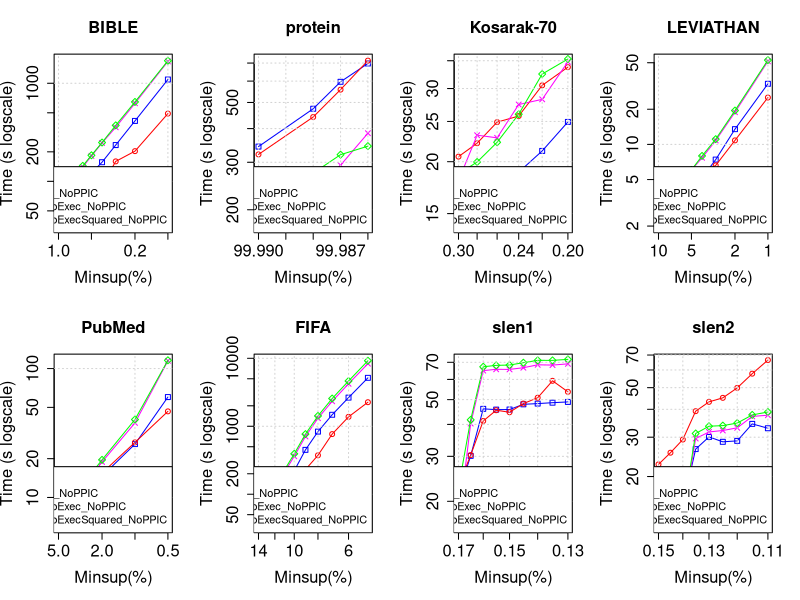

This figure's R source:
tiff("MmEsLpMiss_priority_NoPPIC.png", width=18, height=9, units='in', res=120)
par(mfrow=c(2,4), cex.lab=1.5, cex.axis=1.5, cex.main=1.5, cex.sub=1.5)

#BIBLE
#DATA
x <- c(0.01, 0.009, 0.008, 0.007, 0.006, 0.005, 0.004, 0.003, 0.002, 0.001)*100

zero <- c(52796, 54313, 65238, 76671, 96842, 121262, 156699, 234465, 413217, 1092148)/1000
one <- c(35327, 40771, 42341, 52978, 57984, 67874, 90287, 159773, 203204, 490661)/1000
two <- c(72428, 81467, 93920, 111908, 140241, 181582, 246418, 355963, 625055, 1669685)/1000
three <- c(75497, 83898, 99486, 118842, 143893, 184353, 248709, 372327, 645193, 1697014)/1000

#PLOT
plot(x, zero, log = "xy", type="o", pch=0, xlab="Minsup(%)",ylab="Time (s logscale)", col="blue", xlim = rev(range(x)), ylim=c(35, 1697))
lines(x, one, col="red", type="o", pch=1)
lines(x, two, col="magenta", type="o", pch=4)
lines(x, three, col="green", type="o", pch=5)
title(main="BIBLE", cex.lab=1.5, cex.axis=1.5, cex.main=1.5, cex.sub=1.5)
grid()
legend("bottomright", legend=c("BaseSpark", "MmEsLpMiss_priority_NoSubLimit_NoPPIC", "MmEsLpMiss_priority_SubLimit_nbExec_NoPPIC", "MmEsLpMiss_priority_SubLimit_nbExecSquared_NoPPIC"), lty=c(1,1),lwd=c(2,2), col=c("blue", "red", "magenta", "green"), cex = 1)

#protein
#DATA
x <- c(0.9999, 0.99988, 0.99987, 0.99986)*100

zero <- c(343017, 473810, 596472, 697465)/1000
one <- c(320794, 441620, 557941, 714822)/1000
two <- c(174618, 224436, 292674, 384518)/1000
three <- c(234010, 273482, 320215, 344295)/1000

#PLOT
plot(x, zero, log = "xy", type="o", pch=0, xlab="Minsup(%)",ylab="Time (s logscale)", col="blue", xlim = rev(range(x)), ylim=c(174, 714))
lines(x, one, col="red", type="o", pch=1)
lines(x, two, col="magenta", type="o", pch=4)
lines(x, three, col="green", type="o", pch=5)
title(main="protein", cex.lab=1.5, cex.axis=1.5, cex.main=1.5, cex.sub=1.5)
grid()
legend("bottomright", legend=c("BaseSpark", "MmEsLpMiss_priority_NoSubLimit_NoPPIC", "MmEsLpMiss_priority_SubLimit_nbExec_NoPPIC", "MmEsLpMiss_priority_SubLimit_nbExecSquared_NoPPIC"), lty=c(1,1),lwd=c(2,2), col=c("blue", "red", "magenta", "green"), cex = 1)

#Kosarak-70
#DATA
x <- c(0.003, 0.0028, 0.0026, 0.0024, 0.0022, 0.002)*100

zero <- c(15474, 14856, 17149, 18875, 21231, 24935)/1000
one <- c(20573, 22161, 24907, 25763, 30539, 33786)/1000
two <- c(18018, 23163, 22830, 27463, 28260, 34785)/1000
three <- c(18701, 19968, 22274, 26020, 32513, 35339)/1000

#PLOT
plot(x, zero, log = "xy", type="o", pch=0, xlab="Minsup(%)",ylab="Time (s logscale)", col="blue", xlim = rev(range(x)), ylim=c(14, 35))
lines(x, one, col="red", type="o", pch=1)
lines(x, two, col="magenta", type="o", pch=4)
lines(x, three, col="green", type="o", pch=5)
title(main="Kosarak-70", cex.lab=1.5, cex.axis=1.5, cex.main=1.5, cex.sub=1.5)
grid()
legend("bottomright", legend=c("BaseSpark", "MmEsLpMiss_priority_NoSubLimit_NoPPIC", "MmEsLpMiss_priority_SubLimit_nbExec_NoPPIC", "MmEsLpMiss_priority_SubLimit_nbExecSquared_NoPPIC"), lty=c(1,1),lwd=c(2,2), col=c("blue", "red", "magenta", "green"), cex = 1)

#LEVIATHAN
#DATA
x <- c(0.1, 0.09, 0.08, 0.07, 0.06, 0.05, 0.04, 0.03, 0.02, 0.01)*100

zero <- c(2295, 2312, 2516, 3105, 3496, 4080, 5163, 7414, 13505, 33000)/1000
one <- c(3028, 3405, 3331, 3817, 4058, 4656, 5653, 6616, 10822, 25181)/1000
two <- c(2608, 2963, 2992, 3626, 4433, 6041, 7682, 10801, 18849, 51408)/1000
three <- c(2710, 4476, 3240, 3598, 4556, 6043, 7968, 11084, 19479, 52663)/1000

#PLOT
plot(x, zero, log = "xy", type="o", pch=0, xlab="Minsup(%)",ylab="Time (s logscale)", col="blue", xlim = rev(range(x)), ylim=c(2, 52))
lines(x, one, col="red", type="o", pch=1)
lines(x, two, col="magenta", type="o", pch=4)
lines(x, three, col="green", type="o", pch=5)
title(main="LEVIATHAN", cex.lab=1.5, cex.axis=1.5, cex.main=1.5, cex.sub=1.5)
grid()
legend("bottomright", legend=c("BaseSpark", "MmEsLpMiss_priority_NoSubLimit_NoPPIC", "MmEsLpMiss_priority_SubLimit_nbExec_NoPPIC", "MmEsLpMiss_priority_SubLimit_nbExecSquared_NoPPIC"), lty=c(1,1),lwd=c(2,2), col=c("blue", "red", "magenta", "green"), cex = 1)

#PubMed
#DATA
x <- c(0.05, 0.04, 0.03, 0.02, 0.01, 0.005)*100

zero <- c(6549, 7547, 9177, 14644, 25945, 60113)/1000
one <- c(10496, 11560, 12400, 15485, 26753, 46554)/1000
two <- c(7611, 9265, 12110, 18862, 37882, 114851)/1000
three <- c(7825, 9413, 12632, 19581, 40233, 115922)/1000

#PLOT
plot(x, zero, log = "xy", type="o", pch=0, xlab="Minsup(%)",ylab="Time (s logscale)", col="blue", xlim = rev(range(x)), ylim=c(6, 115))
lines(x, one, col="red", type="o", pch=1)
lines(x, two, col="magenta", type="o", pch=4)
lines(x, three, col="green", type="o", pch=5)
title(main="PubMed", cex.lab=1.5, cex.axis=1.5, cex.main=1.5, cex.sub=1.5)
grid()
legend("bottomright", legend=c("BaseSpark", "MmEsLpMiss_priority_NoSubLimit_NoPPIC", "MmEsLpMiss_priority_SubLimit_nbExec_NoPPIC", "MmEsLpMiss_priority_SubLimit_nbExecSquared_NoPPIC"), lty=c(1,1),lwd=c(2,2), col=c("blue", "red", "magenta", "green"), cex = 1)

#FIFA
#DATA
x <- c(0.14, 0.12, 0.1, 0.09, 0.08, 0.07, 0.06, 0.05)*100

zero <- c(34465, 79626, 221550, 449631, 834468, 1476503, 2639619, 5160952)/1000
one <- c(36556, 58911, 151618, 230629, 374071, 766731, 1375863, 2259819)/1000
two <- c(50880, 123846, 362230, 707257, 1313220, 2329573, 4216235, 8337291)/1000
three <- c(53769, 133028, 393140, 766600, 1420618, 2558353, 4634818, 9211057)/1000

#PLOT
plot(x, zero, log = "xy", type="o", pch=0, xlab="Minsup(%)",ylab="Time (s logscale)", col="blue", xlim = rev(range(x)), ylim=c(34, 9211))
lines(x, one, col="red", type="o", pch=1)
lines(x, two, col="magenta", type="o", pch=4)
lines(x, three, col="green", type="o", pch=5)
title(main="FIFA", cex.lab=1.5, cex.axis=1.5, cex.main=1.5, cex.sub=1.5)
grid()
legend("bottomright", legend=c("BaseSpark", "MmEsLpMiss_priority_NoSubLimit_NoPPIC", "MmEsLpMiss_priority_SubLimit_nbExec_NoPPIC", "MmEsLpMiss_priority_SubLimit_nbExecSquared_NoPPIC"), lty=c(1,1),lwd=c(2,2), col=c("blue", "red", "magenta", "green"), cex = 1)

#slen1
#DATA
x <- c(0.0017, 0.00165, 0.0016, 0.00155, 0.0015, 0.00145, 0.0014, 0.00135, 0.0013)*100

zero <- c(21433, 30124, 46018, 45696, 45741, 47937, 48250, 48646, 48981)/1000
one <- c(22905, 30341, 41264, 45446, 44633, 48266, 50873, 59252, 53648)/1000
two <- c(16338, 40305, 64947, 65720, 65657, 66669, 68444, 68277, 69027)/1000
three <- c(22625, 41679, 67243, 68088, 68304, 69750, 71259, 71228, 71881)/1000

#PLOT
plot(x, zero, log = "xy", type="o", pch=0, xlab="Minsup(%)",ylab="Time (s logscale)", col="blue", xlim = rev(range(x)), ylim=c(16, 71))
lines(x, one, col="red", type="o", pch=1)
lines(x, two, col="magenta", type="o", pch=4)
lines(x, three, col="green", type="o", pch=5)
title(main="slen1", cex.lab=1.5, cex.axis=1.5, cex.main=1.5, cex.sub=1.5)
grid()
legend("bottomright", legend=c("BaseSpark", "MmEsLpMiss_priority_NoSubLimit_NoPPIC", "MmEsLpMiss_priority_SubLimit_nbExec_NoPPIC", "MmEsLpMiss_priority_SubLimit_nbExecSquared_NoPPIC"), lty=c(1,1),lwd=c(2,2), col=c("blue", "red", "magenta", "green"), cex = 1)

#slen2
#DATA
x <- c(0.0015, 0.00145, 0.0014, 0.00135, 0.0013, 0.00125, 0.0012, 0.00115, 0.0011)*100

zero <- c(13258, 14335, 14949, 26537, 30083, 28606, 28885, 34413, 32900)/1000
one <- c(22671, 25567, 29293, 39235, 43190, 45021, 49891, 57757, 66451)/1000
two <- c(12204, 12371, 13147, 29587, 31667, 32147, 33048, 37173, 37629)/1000
three <- c(12517, 12972, 13656, 31177, 33593, 33810, 34709, 37757, 38907)/1000

#PLOT
plot(x, zero, log = "xy", type="o", pch=0, xlab="Minsup(%)",ylab="Time (s logscale)", col="blue", xlim = rev(range(x)), ylim=c(12, 66))
lines(x, one, col="red", type="o", pch=1)
lines(x, two, col="magenta", type="o", pch=4)
lines(x, three, col="green", type="o", pch=5)
title(main="slen2", cex.lab=1.5, cex.axis=1.5, cex.main=1.5, cex.sub=1.5)
grid()
legend("bottomright", legend=c("BaseSpark", "MmEsLpMiss_priority_NoSubLimit_NoPPIC", "MmEsLpMiss_priority_SubLimit_nbExec_NoPPIC", "MmEsLpMiss_priority_SubLimit_nbExecSquared_NoPPIC"), lty=c(1,1),lwd=c(2,2), col=c("blue", "red", "magenta", "green"), cex = 1)

dev.off()
